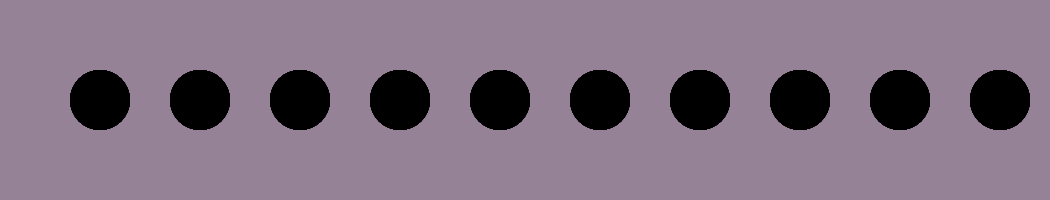
Frame 1 (no input)
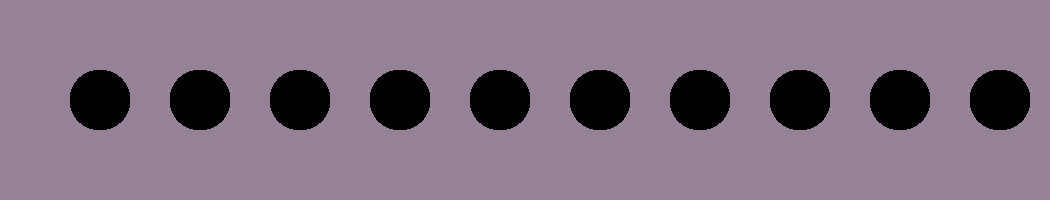
Frame 60 (no input)
Frame 120 (the mouse pressed at the canvas centre since frame 60): identical to frame 60, image omitted

The p5.js sketch that drew these frames (run headless with seeded random() and noise() and a simulated clock; from frame 60 on, the mouse is pressed at the canvas centre):

// p5.js sketch
// ── sketch.js
var i

function setup() {
  createCanvas(1050,200)
  background(150,130,150)
  
}

function drawCircles(x, y){
   ellipse(x, y, 60, 60)
   ellipse(x, y, 60, 60)
   ellipse(x, y, 60, 60)
   ellipse(x, y, 60, 60)
   ellipse(x, y, 60, 60)
   ellipse(x, y, 60, 60)
   ellipse(x, y, 60, 60)
   ellipse(x, y, 60, 60)
   ellipse(x, y, 60, 60)
   ellipse(x, y, 60, 60)
}

function draw() {
  fill(0)
  noStroke()
  
  for (var i = 100; i <= 1050; i += 100) {
  drawCircles(i, 100)
  
  }
}
